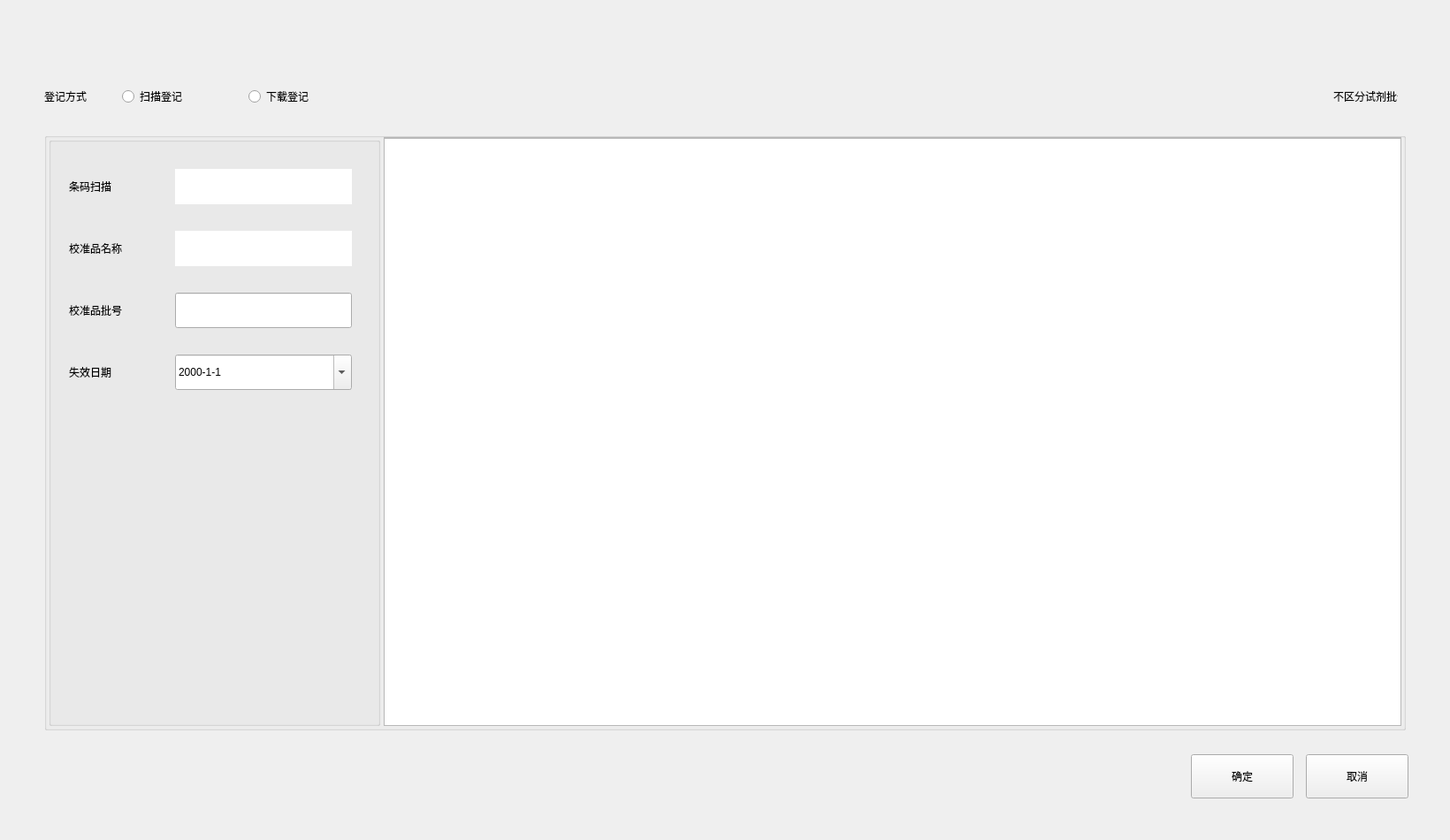
<?xml version="1.0" encoding="UTF-8"?>
<ui version="4.0">
 <class>ImCaliBrateRecordDialog</class>
 <widget class="BaseDlg" name="ImCaliBrateRecordDialog">
  <property name="geometry">
   <rect>
    <x>0</x>
    <y>0</y>
    <width>1640</width>
    <height>950</height>
   </rect>
  </property>
  <property name="windowTitle">
   <string>Dialog</string>
  </property>
  <widget class="QWidget" name="selectWidget" native="true">
   <property name="geometry">
    <rect>
     <x>50</x>
     <y>64</y>
     <width>1531</width>
     <height>81</height>
    </rect>
   </property>
   <widget class="QWidget" name="widget1" native="true">
    <property name="geometry">
     <rect>
      <x>1151</x>
      <y>20</y>
      <width>391</width>
      <height>50</height>
     </rect>
    </property>
    <layout class="QHBoxLayout" name="horizontalLayout_16">
     <item>
      <spacer name="horizontalSpacer_6">
       <property name="orientation">
        <enum>Qt::Horizontal</enum>
       </property>
       <property name="sizeHint" stdset="0">
        <size>
         <width>40</width>
         <height>20</height>
        </size>
       </property>
      </spacer>
     </item>
     <item>
      <widget class="QLabel" name="label_symbol">
       <property name="text">
        <string/>
       </property>
      </widget>
     </item>
     <item>
      <widget class="QLabel" name="label_symbolName">
       <property name="text">
        <string>不区分试剂批号</string>
       </property>
       <property name="alignment">
        <set>Qt::AlignRight|Qt::AlignTrailing|Qt::AlignVCenter</set>
       </property>
      </widget>
     </item>
    </layout>
   </widget>
   <widget class="QWidget" name="widget3" native="true">
    <property name="geometry">
     <rect>
      <x>0</x>
      <y>20</y>
      <width>1131</width>
      <height>50</height>
     </rect>
    </property>
    <layout class="QHBoxLayout" name="horizontalLayout_4">
     <property name="spacing">
      <number>40</number>
     </property>
     <item>
      <widget class="QLabel" name="label">
       <property name="minimumSize">
        <size>
         <width>0</width>
         <height>32</height>
        </size>
       </property>
       <property name="maximumSize">
        <size>
         <width>16777215</width>
         <height>32</height>
        </size>
       </property>
       <property name="text">
        <string>登记方式</string>
       </property>
      </widget>
     </item>
     <item>
      <widget class="QWidget" name="widget2" native="true">
       <layout class="QHBoxLayout" name="horizontalLayout">
        <property name="spacing">
         <number>70</number>
        </property>
        <property name="leftMargin">
         <number>0</number>
        </property>
        <property name="topMargin">
         <number>0</number>
        </property>
        <property name="rightMargin">
         <number>0</number>
        </property>
        <property name="bottomMargin">
         <number>0</number>
        </property>
        <item>
         <widget class="QRadioButton" name="radioButton_scanModel">
          <property name="minimumSize">
           <size>
            <width>0</width>
            <height>32</height>
           </size>
          </property>
          <property name="text">
           <string>扫描登记</string>
          </property>
         </widget>
        </item>
        <item>
         <widget class="QRadioButton" name="radioButton_downModel">
          <property name="minimumSize">
           <size>
            <width>0</width>
            <height>32</height>
           </size>
          </property>
          <property name="text">
           <string>下载登记</string>
          </property>
         </widget>
        </item>
        <item>
         <spacer name="horizontalSpacer">
          <property name="orientation">
           <enum>Qt::Horizontal</enum>
          </property>
          <property name="sizeHint" stdset="0">
           <size>
            <width>40</width>
            <height>20</height>
           </size>
          </property>
         </spacer>
        </item>
       </layout>
      </widget>
     </item>
    </layout>
   </widget>
  </widget>
  <widget class="QStackedWidget" name="stackedWidget">
   <property name="geometry">
    <rect>
     <x>50</x>
     <y>141</y>
     <width>1571</width>
     <height>701</height>
    </rect>
   </property>
   <property name="currentIndex">
    <number>1</number>
   </property>
   <widget class="QWidget" name="page"/>
   <widget class="QWidget" name="scan_hand_page">
    <widget class="QGroupBox" name="groupBox_input">
     <property name="geometry">
      <rect>
       <x>5</x>
       <y>14</y>
       <width>375</width>
       <height>666</height>
      </rect>
     </property>
     <layout class="QVBoxLayout" name="inputLayout">
      <property name="spacing">
       <number>30</number>
      </property>
      <property name="leftMargin">
       <number>20</number>
      </property>
      <property name="topMargin">
       <number>30</number>
      </property>
      <property name="rightMargin">
       <number>30</number>
      </property>
      <property name="bottomMargin">
       <number>30</number>
      </property>
      <item>
       <layout class="QHBoxLayout" name="scanLayout">
        <property name="spacing">
         <number>5</number>
        </property>
        <item>
         <widget class="QLabel" name="scan">
          <property name="minimumSize">
           <size>
            <width>115</width>
            <height>0</height>
           </size>
          </property>
          <property name="maximumSize">
           <size>
            <width>16777215</width>
            <height>16777215</height>
           </size>
          </property>
          <property name="text">
           <string>条码扫描</string>
          </property>
          <property name="alignment">
           <set>Qt::AlignLeading|Qt::AlignLeft|Qt::AlignVCenter</set>
          </property>
         </widget>
        </item>
        <item>
         <widget class="QLineEdit" name="scanEdit">
          <property name="minimumSize">
           <size>
            <width>200</width>
            <height>40</height>
           </size>
          </property>
          <property name="maximumSize">
           <size>
            <width>200</width>
            <height>40</height>
           </size>
          </property>
          <property name="frame">
           <bool>false</bool>
          </property>
          <property name="echoMode">
           <enum>QLineEdit::Password</enum>
          </property>
         </widget>
        </item>
       </layout>
      </item>
      <item>
       <layout class="QHBoxLayout" name="caliGrpNameLayout">
        <property name="spacing">
         <number>5</number>
        </property>
        <item>
         <widget class="QLabel" name="name">
          <property name="minimumSize">
           <size>
            <width>115</width>
            <height>0</height>
           </size>
          </property>
          <property name="maximumSize">
           <size>
            <width>16777215</width>
            <height>16777215</height>
           </size>
          </property>
          <property name="text">
           <string>校准品名称</string>
          </property>
          <property name="alignment">
           <set>Qt::AlignLeading|Qt::AlignLeft|Qt::AlignVCenter</set>
          </property>
         </widget>
        </item>
        <item>
         <widget class="QLineEdit" name="nameEdit">
          <property name="minimumSize">
           <size>
            <width>200</width>
            <height>40</height>
           </size>
          </property>
          <property name="maximumSize">
           <size>
            <width>200</width>
            <height>40</height>
           </size>
          </property>
          <property name="frame">
           <bool>false</bool>
          </property>
         </widget>
        </item>
       </layout>
      </item>
      <item>
       <layout class="QHBoxLayout" name="caliLotLayout">
        <property name="spacing">
         <number>5</number>
        </property>
        <item>
         <widget class="QLabel" name="calibratelot">
          <property name="minimumSize">
           <size>
            <width>115</width>
            <height>0</height>
           </size>
          </property>
          <property name="maximumSize">
           <size>
            <width>16777215</width>
            <height>16777215</height>
           </size>
          </property>
          <property name="text">
           <string>校准品批号</string>
          </property>
          <property name="alignment">
           <set>Qt::AlignLeading|Qt::AlignLeft|Qt::AlignVCenter</set>
          </property>
         </widget>
        </item>
        <item>
         <widget class="QLineEdit" name="lotedit">
          <property name="minimumSize">
           <size>
            <width>200</width>
            <height>40</height>
           </size>
          </property>
          <property name="maximumSize">
           <size>
            <width>200</width>
            <height>40</height>
           </size>
          </property>
         </widget>
        </item>
       </layout>
      </item>
      <item>
       <layout class="QHBoxLayout" name="timeoutLayout">
        <property name="spacing">
         <number>5</number>
        </property>
        <item>
         <widget class="QLabel" name="expiredate">
          <property name="minimumSize">
           <size>
            <width>115</width>
            <height>0</height>
           </size>
          </property>
          <property name="maximumSize">
           <size>
            <width>16777215</width>
            <height>16777215</height>
           </size>
          </property>
          <property name="text">
           <string>失效日期</string>
          </property>
          <property name="alignment">
           <set>Qt::AlignLeading|Qt::AlignLeft|Qt::AlignVCenter</set>
          </property>
         </widget>
        </item>
        <item>
         <widget class="QBaseDateEdit" name="dateEdit">
          <property name="minimumSize">
           <size>
            <width>200</width>
            <height>40</height>
           </size>
          </property>
          <property name="maximumSize">
           <size>
            <width>200</width>
            <height>40</height>
           </size>
          </property>
          <property name="styleSheet">
           <string notr="true"/>
          </property>
          <property name="displayFormat">
           <string>yyyy-M-d</string>
          </property>
          <property name="calendarPopup">
           <bool>true</bool>
          </property>
         </widget>
        </item>
       </layout>
      </item>
      <item>
       <widget class="QLabel" name="label_errorshow">
        <property name="minimumSize">
         <size>
          <width>339</width>
          <height>150</height>
         </size>
        </property>
        <property name="text">
         <string/>
        </property>
       </widget>
      </item>
      <item>
       <spacer name="verticalSpacer">
        <property name="orientation">
         <enum>Qt::Vertical</enum>
        </property>
        <property name="sizeHint" stdset="0">
         <size>
          <width>17</width>
          <height>72</height>
         </size>
        </property>
       </spacer>
      </item>
     </layout>
    </widget>
    <widget class="QTableView" name="calibrateBrowse">
     <property name="geometry">
      <rect>
       <x>384</x>
       <y>15</y>
       <width>1151</width>
       <height>665</height>
      </rect>
     </property>
     <property name="styleSheet">
      <string notr="true"/>
     </property>
     <property name="verticalScrollBarPolicy">
      <enum>Qt::ScrollBarAsNeeded</enum>
     </property>
     <property name="horizontalScrollMode">
      <enum>QAbstractItemView::ScrollPerPixel</enum>
     </property>
     <property name="showGrid">
      <bool>false</bool>
     </property>
     <attribute name="horizontalHeaderHighlightSections">
      <bool>true</bool>
     </attribute>
     <attribute name="verticalHeaderDefaultSectionSize">
      <number>45</number>
     </attribute>
    </widget>
    <widget class="QGroupBox" name="groupBox_out">
     <property name="geometry">
      <rect>
       <x>0</x>
       <y>9</y>
       <width>1540</width>
       <height>676</height>
      </rect>
     </property>
     <property name="title">
      <string/>
     </property>
    </widget>
    <widget class="QFrame" name="line_v_3">
     <property name="geometry">
      <rect>
       <x>1534</x>
       <y>14</y>
       <width>1</width>
       <height>666</height>
      </rect>
     </property>
     <property name="frameShape">
      <enum>QFrame::StyledPanel</enum>
     </property>
     <property name="frameShadow">
      <enum>QFrame::Raised</enum>
     </property>
     <property name="lines" stdset="0">
      <string>solid</string>
     </property>
    </widget>
    <widget class="QFrame" name="line_v_4">
     <property name="geometry">
      <rect>
       <x>384</x>
       <y>14</y>
       <width>1</width>
       <height>666</height>
      </rect>
     </property>
     <property name="frameShape">
      <enum>QFrame::StyledPanel</enum>
     </property>
     <property name="frameShadow">
      <enum>QFrame::Raised</enum>
     </property>
     <property name="lines" stdset="0">
      <string>solid</string>
     </property>
    </widget>
    <widget class="QFrame" name="line_h_5">
     <property name="geometry">
      <rect>
       <x>384</x>
       <y>679</y>
       <width>1151</width>
       <height>1</height>
      </rect>
     </property>
     <property name="frameShape">
      <enum>QFrame::StyledPanel</enum>
     </property>
     <property name="frameShadow">
      <enum>QFrame::Raised</enum>
     </property>
     <property name="lines" stdset="0">
      <string>solid</string>
     </property>
    </widget>
    <widget class="QFrame" name="line_h_6">
     <property name="geometry">
      <rect>
       <x>384</x>
       <y>14</y>
       <width>1151</width>
       <height>1</height>
      </rect>
     </property>
     <property name="frameShape">
      <enum>QFrame::StyledPanel</enum>
     </property>
     <property name="frameShadow">
      <enum>QFrame::Raised</enum>
     </property>
     <property name="lines" stdset="0">
      <string>solid</string>
     </property>
    </widget>
    <zorder>groupBox_out</zorder>
    <zorder>groupBox_input</zorder>
    <zorder>calibrateBrowse</zorder>
    <zorder>line_v_3</zorder>
    <zorder>line_v_4</zorder>
    <zorder>line_h_5</zorder>
    <zorder>line_h_6</zorder>
   </widget>
   <widget class="QWidget" name="download_page">
    <widget class="QTableView" name="calibrateDown">
     <property name="geometry">
      <rect>
       <x>0</x>
       <y>89</y>
       <width>1540</width>
       <height>596</height>
      </rect>
     </property>
     <property name="verticalScrollBarPolicy">
      <enum>Qt::ScrollBarAsNeeded</enum>
     </property>
     <property name="horizontalScrollMode">
      <enum>QAbstractItemView::ScrollPerPixel</enum>
     </property>
     <property name="showGrid">
      <bool>false</bool>
     </property>
     <attribute name="horizontalHeaderHighlightSections">
      <bool>false</bool>
     </attribute>
     <attribute name="horizontalHeaderStretchLastSection">
      <bool>true</bool>
     </attribute>
     <attribute name="verticalHeaderDefaultSectionSize">
      <number>46</number>
     </attribute>
    </widget>
    <widget class="QGroupBox" name="groupBox_screen">
     <property name="geometry">
      <rect>
       <x>0</x>
       <y>9</y>
       <width>1540</width>
       <height>70</height>
      </rect>
     </property>
     <property name="styleSheet">
      <string notr="true"/>
     </property>
     <property name="borders" stdset="0">
      <string notr="true">all</string>
     </property>
     <property name="bks" stdset="0">
      <string notr="true">gray</string>
     </property>
     <layout class="QHBoxLayout" name="horizontalLayout_3">
      <property name="spacing">
       <number>70</number>
      </property>
      <property name="leftMargin">
       <number>20</number>
      </property>
      <property name="topMargin">
       <number>0</number>
      </property>
      <property name="rightMargin">
       <number>0</number>
      </property>
      <property name="bottomMargin">
       <number>0</number>
      </property>
      <item>
       <layout class="QHBoxLayout" name="horizontalLayout_9">
        <property name="spacing">
         <number>20</number>
        </property>
        <item>
         <widget class="QLabel" name="label_8">
          <property name="text">
           <string>校准品名称</string>
          </property>
         </widget>
        </item>
        <item>
         <widget class="QLineEdit" name="lineEdit_cali_name_2">
          <property name="minimumSize">
           <size>
            <width>170</width>
            <height>40</height>
           </size>
          </property>
          <property name="maximumSize">
           <size>
            <width>180</width>
            <height>40</height>
           </size>
          </property>
         </widget>
        </item>
       </layout>
      </item>
      <item>
       <layout class="QHBoxLayout" name="horizontalLayout_10">
        <property name="spacing">
         <number>20</number>
        </property>
        <item>
         <widget class="QLabel" name="label_9">
          <property name="text">
           <string>校准品批号</string>
          </property>
         </widget>
        </item>
        <item>
         <widget class="QLineEdit" name="lineEdit__cali_name_2">
          <property name="minimumSize">
           <size>
            <width>170</width>
            <height>40</height>
           </size>
          </property>
          <property name="maximumSize">
           <size>
            <width>180</width>
            <height>40</height>
           </size>
          </property>
         </widget>
        </item>
       </layout>
      </item>
      <item>
       <layout class="QHBoxLayout" name="horizontalLayout_2">
        <property name="spacing">
         <number>10</number>
        </property>
        <item>
         <widget class="QLabel" name="label_10">
          <property name="text">
           <string>校准品效期</string>
          </property>
         </widget>
        </item>
        <item>
         <widget class="QComboBox" name="comboBox_expire_date_2">
          <property name="minimumSize">
           <size>
            <width>200</width>
            <height>40</height>
           </size>
          </property>
          <property name="maximumSize">
           <size>
            <width>16777215</width>
            <height>40</height>
           </size>
          </property>
          <item>
           <property name="text">
            <string>有效期内</string>
           </property>
          </item>
          <item>
           <property name="text">
            <string>有效期外</string>
           </property>
          </item>
         </widget>
        </item>
        <item>
         <spacer name="horizontalSpacer_4">
          <property name="orientation">
           <enum>Qt::Horizontal</enum>
          </property>
          <property name="sizeType">
           <enum>QSizePolicy::Fixed</enum>
          </property>
          <property name="sizeHint" stdset="0">
           <size>
            <width>30</width>
            <height>20</height>
           </size>
          </property>
         </spacer>
        </item>
        <item>
         <widget class="QPushButton" name="btn_query_2">
          <property name="minimumSize">
           <size>
            <width>100</width>
            <height>40</height>
           </size>
          </property>
          <property name="maximumSize">
           <size>
            <width>100</width>
            <height>40</height>
           </size>
          </property>
          <property name="text">
           <string>查询</string>
          </property>
          <property name="buttons" stdset="0">
           <string>flat_btn</string>
          </property>
         </widget>
        </item>
        <item>
         <widget class="QPushButton" name="btn_reset_2">
          <property name="minimumSize">
           <size>
            <width>100</width>
            <height>40</height>
           </size>
          </property>
          <property name="maximumSize">
           <size>
            <width>100</width>
            <height>40</height>
           </size>
          </property>
          <property name="text">
           <string>重置</string>
          </property>
          <property name="buttons" stdset="0">
           <string>flat_btn</string>
          </property>
         </widget>
        </item>
        <item>
         <spacer name="horizontalSpacer_5">
          <property name="orientation">
           <enum>Qt::Horizontal</enum>
          </property>
          <property name="sizeHint" stdset="0">
           <size>
            <width>40</width>
            <height>20</height>
           </size>
          </property>
         </spacer>
        </item>
       </layout>
      </item>
      <item>
       <spacer name="horizontalSpacer_2">
        <property name="orientation">
         <enum>Qt::Horizontal</enum>
        </property>
        <property name="sizeHint" stdset="0">
         <size>
          <width>40</width>
          <height>20</height>
         </size>
        </property>
       </spacer>
      </item>
     </layout>
    </widget>
    <widget class="QFrame" name="line_h_3">
     <property name="geometry">
      <rect>
       <x>0</x>
       <y>89</y>
       <width>1540</width>
       <height>1</height>
      </rect>
     </property>
     <property name="frameShape">
      <enum>QFrame::StyledPanel</enum>
     </property>
     <property name="frameShadow">
      <enum>QFrame::Raised</enum>
     </property>
     <property name="lines" stdset="0">
      <string>solid</string>
     </property>
    </widget>
    <widget class="QFrame" name="line_h_4">
     <property name="geometry">
      <rect>
       <x>0</x>
       <y>684</y>
       <width>1540</width>
       <height>1</height>
      </rect>
     </property>
     <property name="frameShape">
      <enum>QFrame::StyledPanel</enum>
     </property>
     <property name="frameShadow">
      <enum>QFrame::Raised</enum>
     </property>
     <property name="lines" stdset="0">
      <string>solid</string>
     </property>
    </widget>
    <widget class="QFrame" name="line_v">
     <property name="geometry">
      <rect>
       <x>0</x>
       <y>89</y>
       <width>1</width>
       <height>596</height>
      </rect>
     </property>
     <property name="frameShape">
      <enum>QFrame::StyledPanel</enum>
     </property>
     <property name="frameShadow">
      <enum>QFrame::Raised</enum>
     </property>
     <property name="lines" stdset="0">
      <string>solid</string>
     </property>
    </widget>
    <widget class="QFrame" name="line_v_2">
     <property name="geometry">
      <rect>
       <x>1539</x>
       <y>89</y>
       <width>1</width>
       <height>596</height>
      </rect>
     </property>
     <property name="frameShape">
      <enum>QFrame::StyledPanel</enum>
     </property>
     <property name="frameShadow">
      <enum>QFrame::Raised</enum>
     </property>
     <property name="lines" stdset="0">
      <string>solid</string>
     </property>
    </widget>
   </widget>
  </widget>
  <widget class="QWidget" name="widget" native="true">
   <property name="geometry">
    <rect>
     <x>832</x>
     <y>833</y>
     <width>761</width>
     <height>91</height>
    </rect>
   </property>
   <layout class="QHBoxLayout" name="horizontalLayout_5">
    <property name="spacing">
     <number>14</number>
    </property>
    <property name="leftMargin">
     <number>0</number>
    </property>
    <property name="topMargin">
     <number>0</number>
    </property>
    <property name="rightMargin">
     <number>0</number>
    </property>
    <property name="bottomMargin">
     <number>0</number>
    </property>
    <item>
     <spacer name="horizontalSpacer_8">
      <property name="orientation">
       <enum>Qt::Horizontal</enum>
      </property>
      <property name="sizeHint" stdset="0">
       <size>
        <width>40</width>
        <height>20</height>
       </size>
      </property>
     </spacer>
    </item>
    <item>
     <widget class="QPushButton" name="yes">
      <property name="minimumSize">
       <size>
        <width>116</width>
        <height>50</height>
       </size>
      </property>
      <property name="text">
       <string>确定</string>
      </property>
      <property name="autoDefault">
       <bool>false</bool>
      </property>
      <property name="buttons" stdset="0">
       <string notr="true">btn_dlg</string>
      </property>
     </widget>
    </item>
    <item>
     <widget class="QPushButton" name="no">
      <property name="minimumSize">
       <size>
        <width>116</width>
        <height>50</height>
       </size>
      </property>
      <property name="text">
       <string>取消</string>
      </property>
      <property name="autoDefault">
       <bool>false</bool>
      </property>
      <property name="buttons" stdset="0">
       <string notr="true">btn_dlg</string>
      </property>
     </widget>
    </item>
   </layout>
  </widget>
 </widget>
 <customwidgets>
  <customwidget>
   <class>BaseDlg</class>
   <extends>QWidget</extends>
   <header>shared\basedlg.h</header>
   <container>1</container>
  </customwidget>
  <customwidget>
   <class>QBaseDateEdit</class>
   <extends>QDateEdit</extends>
   <header>shared/QComDelegate.h</header>
  </customwidget>
 </customwidgets>
 <resources/>
 <connections/>
</ui>
